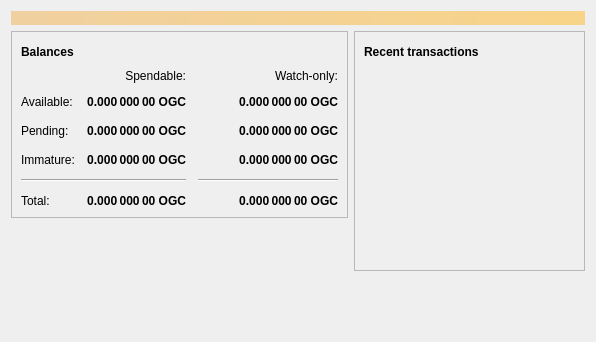
<?xml version="1.0" encoding="UTF-8"?>
<ui version="4.0">
 <class>OverviewPage</class>
 <widget class="QWidget" name="OverviewPage">
  <property name="geometry">
   <rect>
    <x>0</x>
    <y>0</y>
    <width>596</width>
    <height>342</height>
   </rect>
  </property>
  <property name="windowTitle">
   <string>Form</string>
  </property>
  <layout class="QVBoxLayout" name="topLayout">
   <item>
    <widget class="QLabel" name="labelAlerts">
     <property name="visible">
      <bool>false</bool>
     </property>
     <property name="styleSheet">
      <string notr="true">QLabel { background-color: qlineargradient(x1: 0, y1: 0, x2: 1, y2: 0, stop:0 #F0D0A0, stop:1 #F8D488); color:#000000; }</string>
     </property>
     <property name="wordWrap">
      <bool>true</bool>
     </property>
     <property name="margin">
      <number>3</number>
     </property>
     <property name="textInteractionFlags">
      <set>Qt::TextSelectableByMouse</set>
     </property>
    </widget>
   </item>
   <item>
    <layout class="QHBoxLayout" name="horizontalLayout" stretch="1,1">
     <item>
      <layout class="QVBoxLayout" name="verticalLayout_2">
       <item>
        <widget class="QFrame" name="frame">
         <property name="frameShape">
          <enum>QFrame::StyledPanel</enum>
         </property>
         <property name="frameShadow">
          <enum>QFrame::Raised</enum>
         </property>
         <layout class="QVBoxLayout" name="verticalLayout_4">
          <item>
           <layout class="QHBoxLayout" name="horizontalLayout_4">
            <item>
             <widget class="QLabel" name="label_5">
              <property name="font">
               <font>
                <weight>75</weight>
                <bold>true</bold>
               </font>
              </property>
              <property name="text">
               <string>Balances</string>
              </property>
             </widget>
            </item>
            <item>
             <widget class="QPushButton" name="labelWalletStatus">
              <property name="enabled">
               <bool>true</bool>
              </property>
              <property name="maximumSize">
               <size>
                <width>30</width>
                <height>16777215</height>
               </size>
              </property>
              <property name="toolTip">
               <string>The displayed information may be out of date. Your wallet automatically synchronizes with the OG network after a connection is established, but this process has not completed yet.</string>
              </property>
              <property name="text">
               <string/>
              </property>
              <property name="icon">
               <iconset resource="../bitcoin.qrc">
                <normaloff>:/icons/warning</normaloff>
                <disabledoff>:/icons/warning</disabledoff>:/icons/warning</iconset>
              </property>
              <property name="iconSize">
               <size>
                <width>24</width>
                <height>24</height>
               </size>
              </property>
              <property name="flat">
               <bool>true</bool>
              </property>
             </widget>
            </item>
            <item>
             <spacer name="horizontalSpacer_3">
              <property name="orientation">
               <enum>Qt::Horizontal</enum>
              </property>
              <property name="sizeHint" stdset="0">
               <size>
                <width>40</width>
                <height>20</height>
               </size>
              </property>
             </spacer>
            </item>
           </layout>
          </item>
          <item>
           <layout class="QGridLayout" name="gridLayout">
            <property name="spacing">
             <number>12</number>
            </property>
            <item row="2" column="2">
             <widget class="QLabel" name="labelWatchPending">
              <property name="font">
               <font>
                <weight>75</weight>
                <bold>true</bold>
               </font>
              </property>
              <property name="cursor">
               <cursorShape>IBeamCursor</cursorShape>
              </property>
              <property name="toolTip">
               <string>Unconfirmed transactions to watch-only addresses</string>
              </property>
              <property name="text">
               <string notr="true">0.000 000 00 OGC</string>
              </property>
              <property name="alignment">
               <set>Qt::AlignRight|Qt::AlignTrailing|Qt::AlignVCenter</set>
              </property>
              <property name="textInteractionFlags">
               <set>Qt::LinksAccessibleByMouse|Qt::TextSelectableByKeyboard|Qt::TextSelectableByMouse</set>
              </property>
             </widget>
            </item>
            <item row="2" column="1">
             <widget class="QLabel" name="labelUnconfirmed">
              <property name="font">
               <font>
                <weight>75</weight>
                <bold>true</bold>
               </font>
              </property>
              <property name="cursor">
               <cursorShape>IBeamCursor</cursorShape>
              </property>
              <property name="toolTip">
               <string>Total of transactions that have yet to be confirmed, and do not yet count toward the spendable balance</string>
              </property>
              <property name="text">
               <string notr="true">0.000 000 00 OGC</string>
              </property>
              <property name="alignment">
               <set>Qt::AlignRight|Qt::AlignTrailing|Qt::AlignVCenter</set>
              </property>
              <property name="textInteractionFlags">
               <set>Qt::LinksAccessibleByMouse|Qt::TextSelectableByKeyboard|Qt::TextSelectableByMouse</set>
              </property>
             </widget>
            </item>
            <item row="3" column="2">
             <widget class="QLabel" name="labelWatchImmature">
              <property name="font">
               <font>
                <weight>75</weight>
                <bold>true</bold>
               </font>
              </property>
              <property name="cursor">
               <cursorShape>IBeamCursor</cursorShape>
              </property>
              <property name="toolTip">
               <string>Mined balance in watch-only addresses that has not yet matured</string>
              </property>
              <property name="text">
               <string notr="true">0.000 000 00 OGC</string>
              </property>
              <property name="alignment">
               <set>Qt::AlignRight|Qt::AlignTrailing|Qt::AlignVCenter</set>
              </property>
              <property name="textInteractionFlags">
               <set>Qt::LinksAccessibleByMouse|Qt::TextSelectableByKeyboard|Qt::TextSelectableByMouse</set>
              </property>
             </widget>
            </item>
            <item row="4" column="0" colspan="2">
             <widget class="Line" name="line">
              <property name="orientation">
               <enum>Qt::Horizontal</enum>
              </property>
             </widget>
            </item>
            <item row="4" column="2">
             <widget class="Line" name="lineWatchBalance">
              <property name="sizePolicy">
               <sizepolicy hsizetype="Preferred" vsizetype="Fixed">
                <horstretch>0</horstretch>
                <verstretch>0</verstretch>
               </sizepolicy>
              </property>
              <property name="minimumSize">
               <size>
                <width>140</width>
                <height>0</height>
               </size>
              </property>
              <property name="orientation">
               <enum>Qt::Horizontal</enum>
              </property>
             </widget>
            </item>
            <item row="5" column="0">
             <widget class="QLabel" name="labelTotalText">
              <property name="text">
               <string>Total:</string>
              </property>
             </widget>
            </item>
            <item row="3" column="1">
             <widget class="QLabel" name="labelImmature">
              <property name="font">
               <font>
                <weight>75</weight>
                <bold>true</bold>
               </font>
              </property>
              <property name="cursor">
               <cursorShape>IBeamCursor</cursorShape>
              </property>
              <property name="toolTip">
               <string>Mined balance that has not yet matured</string>
              </property>
              <property name="text">
               <string notr="true">0.000 000 00 OGC</string>
              </property>
              <property name="alignment">
               <set>Qt::AlignRight|Qt::AlignTrailing|Qt::AlignVCenter</set>
              </property>
              <property name="textInteractionFlags">
               <set>Qt::LinksAccessibleByMouse|Qt::TextSelectableByKeyboard|Qt::TextSelectableByMouse</set>
              </property>
             </widget>
            </item>
            <item row="2" column="3">
             <spacer name="horizontalSpacer_2">
              <property name="orientation">
               <enum>Qt::Horizontal</enum>
              </property>
              <property name="sizeHint" stdset="0">
               <size>
                <width>40</width>
                <height>20</height>
               </size>
              </property>
             </spacer>
            </item>
            <item row="3" column="0">
             <widget class="QLabel" name="labelImmatureText">
              <property name="text">
               <string>Immature:</string>
              </property>
             </widget>
            </item>
            <item row="5" column="1">
             <widget class="QLabel" name="labelTotal">
              <property name="font">
               <font>
                <weight>75</weight>
                <bold>true</bold>
               </font>
              </property>
              <property name="cursor">
               <cursorShape>IBeamCursor</cursorShape>
              </property>
              <property name="toolTip">
               <string>Your current total balance</string>
              </property>
              <property name="text">
               <string notr="true">0.000 000 00 OGC</string>
              </property>
              <property name="alignment">
               <set>Qt::AlignRight|Qt::AlignTrailing|Qt::AlignVCenter</set>
              </property>
              <property name="textInteractionFlags">
               <set>Qt::LinksAccessibleByMouse|Qt::TextSelectableByKeyboard|Qt::TextSelectableByMouse</set>
              </property>
             </widget>
            </item>
            <item row="5" column="2">
             <widget class="QLabel" name="labelWatchTotal">
              <property name="font">
               <font>
                <weight>75</weight>
                <bold>true</bold>
               </font>
              </property>
              <property name="cursor">
               <cursorShape>IBeamCursor</cursorShape>
              </property>
              <property name="toolTip">
               <string>Current total balance in watch-only addresses</string>
              </property>
              <property name="text">
               <string notr="true">0.000 000 00 OGC</string>
              </property>
              <property name="alignment">
               <set>Qt::AlignRight|Qt::AlignTrailing|Qt::AlignVCenter</set>
              </property>
              <property name="textInteractionFlags">
               <set>Qt::LinksAccessibleByMouse|Qt::TextSelectableByKeyboard|Qt::TextSelectableByMouse</set>
              </property>
             </widget>
            </item>
            <item row="0" column="2">
             <widget class="QLabel" name="labelWatchonly">
              <property name="text">
               <string>Watch-only:</string>
              </property>
              <property name="alignment">
               <set>Qt::AlignRight|Qt::AlignTrailing|Qt::AlignVCenter</set>
              </property>
             </widget>
            </item>
            <item row="1" column="0">
             <widget class="QLabel" name="labelBalanceText">
              <property name="text">
               <string>Available:</string>
              </property>
             </widget>
            </item>
            <item row="1" column="1">
             <widget class="QLabel" name="labelBalance">
              <property name="font">
               <font>
                <weight>75</weight>
                <bold>true</bold>
               </font>
              </property>
              <property name="cursor">
               <cursorShape>IBeamCursor</cursorShape>
              </property>
              <property name="toolTip">
               <string>Your current spendable balance</string>
              </property>
              <property name="text">
               <string notr="true">0.000 000 00 OGC</string>
              </property>
              <property name="alignment">
               <set>Qt::AlignRight|Qt::AlignTrailing|Qt::AlignVCenter</set>
              </property>
              <property name="textInteractionFlags">
               <set>Qt::LinksAccessibleByMouse|Qt::TextSelectableByKeyboard|Qt::TextSelectableByMouse</set>
              </property>
             </widget>
            </item>
            <item row="1" column="2">
             <widget class="QLabel" name="labelWatchAvailable">
              <property name="font">
               <font>
                <weight>75</weight>
                <bold>true</bold>
               </font>
              </property>
              <property name="cursor">
               <cursorShape>IBeamCursor</cursorShape>
              </property>
              <property name="toolTip">
               <string>Your current balance in watch-only addresses</string>
              </property>
              <property name="text">
               <string notr="true">0.000 000 00 OGC</string>
              </property>
              <property name="alignment">
               <set>Qt::AlignRight|Qt::AlignTrailing|Qt::AlignVCenter</set>
              </property>
              <property name="textInteractionFlags">
               <set>Qt::LinksAccessibleByMouse|Qt::TextSelectableByKeyboard|Qt::TextSelectableByMouse</set>
              </property>
             </widget>
            </item>
            <item row="2" column="0">
             <widget class="QLabel" name="labelPendingText">
              <property name="text">
               <string>Pending:</string>
              </property>
             </widget>
            </item>
            <item row="0" column="1">
             <widget class="QLabel" name="labelSpendable">
              <property name="text">
               <string>Spendable:</string>
              </property>
              <property name="alignment">
               <set>Qt::AlignRight|Qt::AlignTrailing|Qt::AlignVCenter</set>
              </property>
             </widget>
            </item>
           </layout>
          </item>
         </layout>
        </widget>
       </item>
       <item>
        <spacer name="verticalSpacer">
         <property name="orientation">
          <enum>Qt::Vertical</enum>
         </property>
         <property name="sizeHint" stdset="0">
          <size>
           <width>20</width>
           <height>40</height>
          </size>
         </property>
        </spacer>
       </item>
      </layout>
     </item>
     <item>
      <layout class="QVBoxLayout" name="verticalLayout_3">
       <item>
        <widget class="QFrame" name="frame_2">
         <property name="frameShape">
          <enum>QFrame::StyledPanel</enum>
         </property>
         <property name="frameShadow">
          <enum>QFrame::Raised</enum>
         </property>
         <layout class="QVBoxLayout" name="verticalLayout">
          <item>
           <layout class="QHBoxLayout" name="horizontalLayout_2">
            <item>
             <widget class="QLabel" name="label_4">
              <property name="font">
               <font>
                <weight>75</weight>
                <bold>true</bold>
               </font>
              </property>
              <property name="text">
               <string>Recent transactions</string>
              </property>
             </widget>
            </item>
            <item>
             <widget class="QPushButton" name="labelTransactionsStatus">
              <property name="enabled">
               <bool>true</bool>
              </property>
              <property name="maximumSize">
               <size>
                <width>30</width>
                <height>16777215</height>
               </size>
              </property>
              <property name="toolTip">
               <string>The displayed information may be out of date. Your wallet automatically synchronizes with the OG network after a connection is established, but this process has not completed yet.</string>
              </property>
              <property name="text">
               <string/>
              </property>
              <property name="icon">
               <iconset resource="../bitcoin.qrc">
                <normaloff>:/icons/warning</normaloff>
                <disabledoff>:/icons/warning</disabledoff>:/icons/warning</iconset>
              </property>
              <property name="iconSize">
               <size>
                <width>24</width>
                <height>24</height>
               </size>
              </property>
              <property name="flat">
               <bool>true</bool>
              </property>
             </widget>
            </item>
            <item>
             <spacer name="horizontalSpacer">
              <property name="orientation">
               <enum>Qt::Horizontal</enum>
              </property>
              <property name="sizeHint" stdset="0">
               <size>
                <width>40</width>
                <height>20</height>
               </size>
              </property>
             </spacer>
            </item>
           </layout>
          </item>
          <item>
           <widget class="QListView" name="listTransactions">
            <property name="styleSheet">
             <string notr="true">QListView { background: transparent; }</string>
            </property>
            <property name="frameShape">
             <enum>QFrame::NoFrame</enum>
            </property>
            <property name="verticalScrollBarPolicy">
             <enum>Qt::ScrollBarAlwaysOff</enum>
            </property>
            <property name="horizontalScrollBarPolicy">
             <enum>Qt::ScrollBarAlwaysOff</enum>
            </property>
            <property name="selectionMode">
             <enum>QAbstractItemView::NoSelection</enum>
            </property>
           </widget>
          </item>
         </layout>
        </widget>
       </item>
       <item>
        <spacer name="verticalSpacer_2">
         <property name="orientation">
          <enum>Qt::Vertical</enum>
         </property>
         <property name="sizeHint" stdset="0">
          <size>
           <width>20</width>
           <height>40</height>
          </size>
         </property>
        </spacer>
       </item>
      </layout>
     </item>
    </layout>
   </item>
  </layout>
 </widget>
 <resources/>
 <connections/>
</ui>
